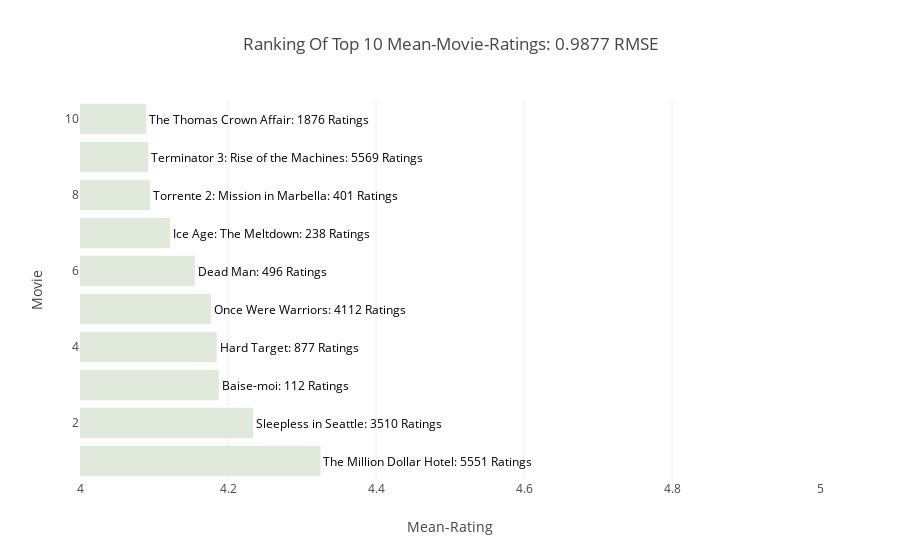

Notebook cell for this chart:
### Markdown cell above
#mean rating#

### Code cell
start_time = time.time()
# Top n movies
n = 10

# Compute mean rating for all movies
ratings_mean = df_p.mean(axis=0).sort_values(ascending=False).rename('Rating-Mean').to_frame()

# Count ratings for all movies
ratings_count = df_p.count(axis=0).rename('Rating-Count').to_frame()

# Combine ratings_mean, ratings_count and movie_titles
ranking_mean_rating = ratings_mean.head(n).join(ratings_count).join(movie_titles.drop(['Year'],axis=1))

# Join labels and predictions
df_prediction = df_test.set_index('Movie').join(ratings_mean)[['Rating', 'Rating-Mean']]
y_true = df_prediction['Rating']
y_pred = df_prediction['Rating-Mean']

# Compute RMSE
rmse = np.sqrt(mean_squared_error(y_true=y_true, y_pred=y_pred))


# Create trace
trace = go.Bar(x = ranking_mean_rating['Rating-Mean'],
               text = ranking_mean_rating['Name'].astype(str) +': '+ ranking_mean_rating['Rating-Count'].astype(str) + ' Ratings',
               textposition = 'outside',
               textfont = dict(color = '#000000'),
               orientation = 'h',
               y = list(range(1, n+1)),
               marker = dict(color = 'rgb(225,233,220)'))

# Create layout
layout = dict(title = 'Ranking Of Top {} Mean-Movie-Ratings: {:.4f} RMSE'.format(n, rmse),
              xaxis = dict(title = 'Mean-Rating',
                          range = (4, 5)),
              yaxis = dict(title = 'Movie'))
# Create plot
fig = go.Figure(data=[trace], layout=layout)
iplot(fig)

print(" ---mean rating method used %s seconds ---" % (time.time() - start_time))

### Figure 1 — Plotly figure (JSON) as saved in the notebook; plotly's stock layout.template omitted (floating-point values rounded to 4 significant figures)
{"data": [{"marker": {"color": "rgb(225,233,220)"}, "orientation": "h", "text": ["The Million Dollar Hotel: 5551 Ratings", "Sleepless in Seattle: 3510 Ratings", "Baise-moi: 112 Ratings", "Hard Target: 877 Ratings", "Once Were Warriors: 4112 Ratings", "Dead Man: 496 Ratings", "Ice Age: The Meltdown: 238 Ratings", "Torrente 2: Mission in Marbella: 401 Ratings", "Terminator 3: Rise of the Machines: 5569 Ratings", "The Thomas Crown Affair: 1876 Ratings"], "textfont": {"color": "#000000"}, "textposition": "outside", "type": "bar", "uid": "556fee1d-6bc3-456e-9a2d-42e61a4f968b", "x": [4.325, 4.234, 4.188, 4.185, 4.177, 4.155, 4.122, 4.095, 4.092, 4.09], "y": [1, 2, 3, 4, 5, 6, 7, 8, 9, 10]}], "layout": {"title": "Ranking Of Top 10 Mean-Movie-Ratings: 0.9877 RMSE", "xaxis": {"range": [4, 5], "title": "Mean-Rating"}, "yaxis": {"title": "Movie"}}}
